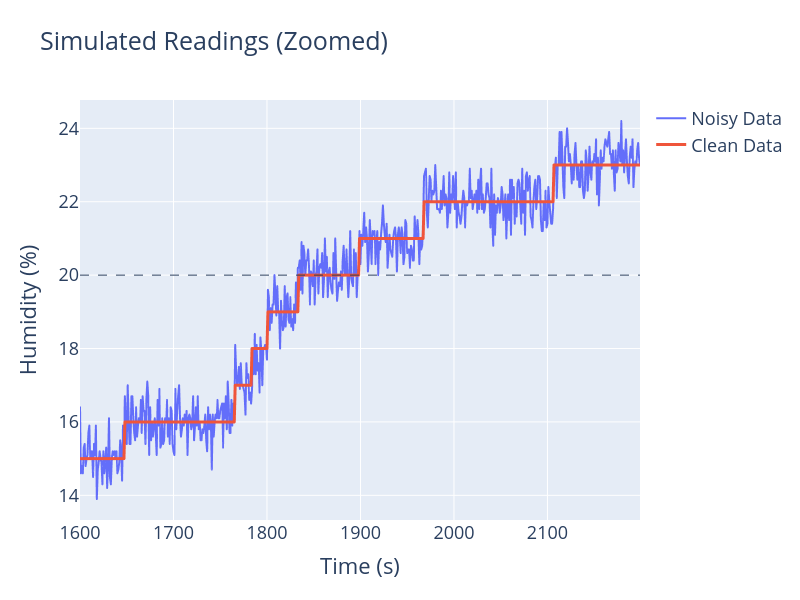

Notebook code cell kept with this figure:
### Code cell
x_range = range(1600, 2200)

fig = px.line(
    df.iloc[x_range], x=df.index[x_range], y=["Noisy Data", "Clean Data"], title="Simulated Readings (Zoomed)"
)
fig.update_traces(line=dict(width=3), selector={"name": "Clean Data"})
fig.update_traces(line=dict(width=2), selector={"name": "Noisy Data"})

fig.update_layout(LAYOUT_PARAMS)

for threshold in [20]:
    fig.add_hline(
        y=threshold,
        line_dash="dash",
        line_width=1,
        # annotation_text="",
        # annotation_position="bottom right"
    )

display(fig)

### Figure 1 — Plotly figure (JSON) as saved in the notebook; plotly's stock layout.template omitted (floating-point values rounded to 4 significant figures; data arrays with more than 128 entries replaced by an {"elided": "..."} marker saying what was removed)
{"data": [{"hovertemplate": "variable=Noisy Data<br>x=%{x}<br>value=%{y}<extra></extra>", "legendgroup": "Noisy Data", "line": {"color": "#636efa", "dash": "solid", "width": 2}, "marker": {"symbol": "circle"}, "mode": "lines", "name": "Noisy Data", "showlegend": true, "type": "scattergl", "x": {"elided": "600 int values"}, "xaxis": "x", "y": {"elided": "600 float values"}, "yaxis": "y"}, {"hovertemplate": "variable=Clean Data<br>x=%{x}<br>value=%{y}<extra></extra>", "legendgroup": "Clean Data", "line": {"color": "#EF553B", "dash": "solid", "width": 3}, "marker": {"symbol": "circle"}, "mode": "lines", "name": "Clean Data", "showlegend": true, "type": "scattergl", "x": {"elided": "600 int values"}, "xaxis": "x", "y": {"elided": "600 float values"}, "yaxis": "y"}], "layout": {"font": {"size": 18}, "height": 600, "legend": {"title": {}, "tracegroupgap": 0}, "shapes": [{"line": {"dash": "dash", "width": 1}, "type": "line", "x0": 0, "x1": 1, "xref": "x domain", "y0": 20, "y1": 20, "yref": "y"}], "title": {"text": "Simulated Readings (Zoomed)"}, "width": 800, "xaxis": {"anchor": "y", "domain": [0, 1], "title": {"text": "Time (s)"}}, "yaxis": {"anchor": "x", "domain": [0, 1], "title": {"text": "Humidity (%)"}}}}
